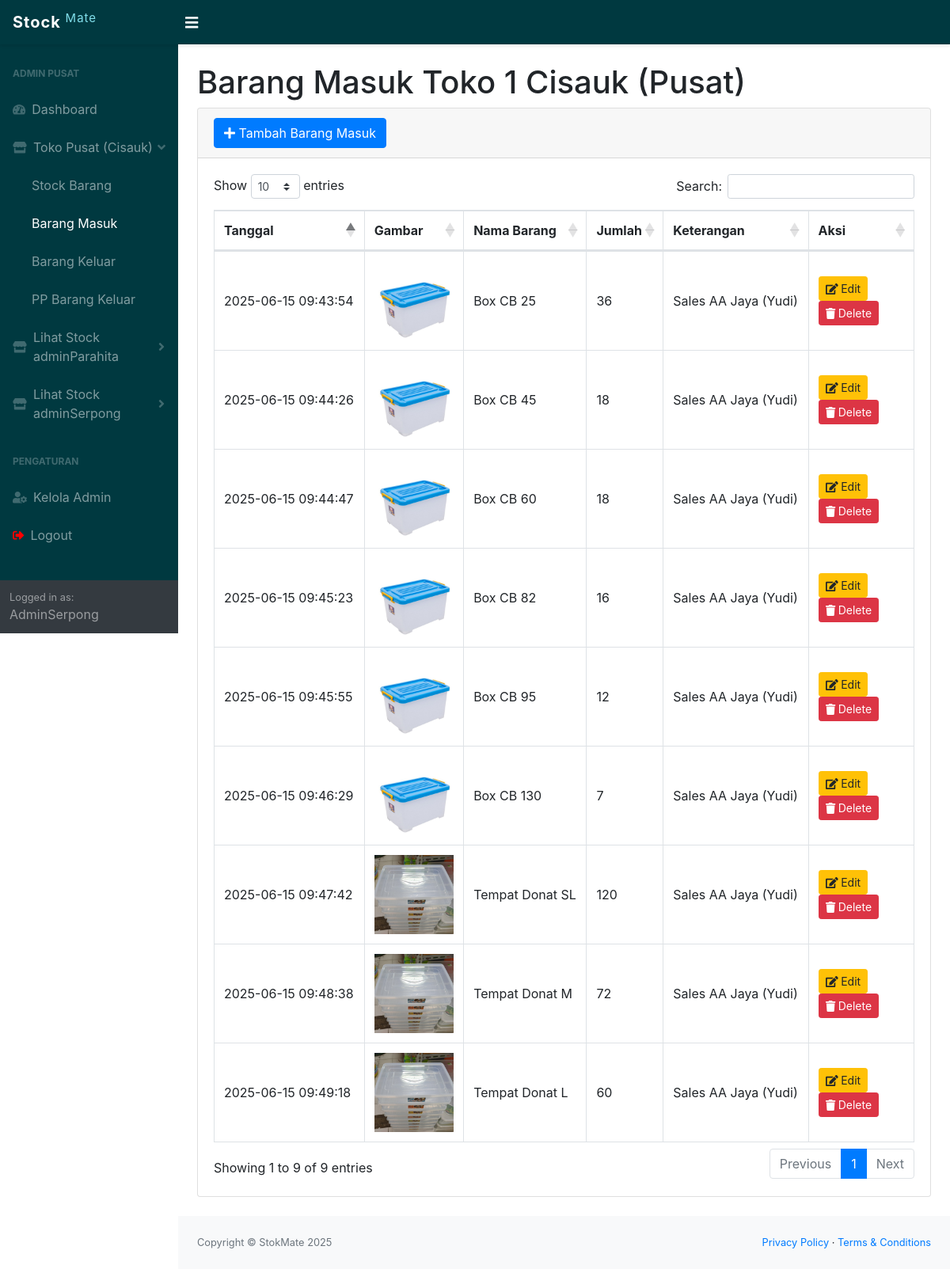
Screenshot of /admin/masuk.php (signed in) with the database file from the repository.
### tables this page shows
CREATE TABLE `pusatmasuk` (
  `idmasuk` int(11) NOT NULL,
  `idbarang` int(11) NOT NULL,
  `tanggal` timestamp NOT NULL DEFAULT current_timestamp() ON UPDATE current_timestamp(),
  `keterangan` varchar(50) NOT NULL,
  `qty` int(11) NOT NULL
);

CREATE TABLE `pusatstock` (
  `idbarang` int(11) NOT NULL,
  `namabarang` varchar(50) NOT NULL,
  `deskripsi` varchar(50) NOT NULL,
  `stock` int(11) NOT NULL DEFAULT 0,
  `image` varchar(99) DEFAULT NULL
);

### admin/masuk.php (the view, shortened to what this page needs)
<?php
$store_name = "Toko 1 Cisauk (Pusat)";
$store_prefix = "pusat";
?>
<!DOCTYPE html>
<html lang="en">
    <head>
        <link href="../css/styles.css" rel="stylesheet" />
        <link href="https://cdn.datatables.net/1.10.20/css/dataTables.bootstrap4.min.css" rel="stylesheet" />
    </head>
    <body class="sb-nav-fixed">
        <nav class="sb-topnav navbar navbar-expand navbar-dark" style="background-color: #003940; box-shadow: 0 2px 4px rgba(0,0,0,0.1);">
            <a class="navbar-brand" href="index.php" style="font-weight: bold; letter-spacing: 1px;">
                Stock <sup style="color: #80DEEA; font-weight: normal;">Mate</sup>
            </a>
            <button class="btn btn-link btn-sm order-1 order-lg-0" id="sidebarToggle" href="#" style="color: #ffffff; transition: transform 0.3s ease;">
                <i class="fas fa-bars fa-lg"></i>
            </button>
        </nav>
        <div id="layoutSidenav">
             <?php require '_sidebar.php';  ?>
            <div id="layoutSidenav_content">
                <main>
                    <div class="container-fluid">
                         <h1 class="mt-4">Barang Masuk <?= $store_name; ?></h1>
                        <div class="card mb-4">
                            <div class="card-header">
                               <button type="button" class="btn btn-primary" data-toggle="modal" data-target="#myModal">
                                <i class="fas fa-plus"></i> Tambah Barang Masuk
                              </button>
                            </div>
                            <div class="card-body">
                             <div class="table-responsive">
                                <table class="table table-bordered table-hover" id="dataTable" width="100%" cellspacing="0">
                                    <thead>
                                    <tr>
                                        <th>Tanggal</th>
                                        <th>Gambar</th>
                                        <th>Nama Barang</th>
                                        <th>Jumlah</th>
                                        <th>Keterangan</th>
                                        <th>Aksi</th>
                                    </tr>
                                    </thead>
                                    <tbody>
                                       <?php
                                        $ambilsemuadatastock = mysqli_query($conn, "select * from " . $store_prefix . "masuk m, " . $store_prefix . "stock s where s.idbarang = m.idbarang order by m.tanggal DESC");
                                        while($data=mysqli_fetch_array($ambilsemuadatastock)){
                                            $idm = $data['idmasuk'];
                                            $tanggal = $data['tanggal'];
                                            $namabarang = htmlspecialchars($data['namabarang']);
                                            $qty = htmlspecialchars($data['qty']);
                                            $keterangan = htmlspecialchars($data['keterangan']);
                                            $gambar = $data['image'];
                                            if($gambar==null || !file_exists("../images/".$gambar)){
                                                $img = 'No Photo';
                                            } else {
                                                $img = '<img src="../images/'.htmlspecialchars($gambar).'" class="zoomable" alt="'.$namabarang.'">';
                                            }
                                        ?>
                                        <tr>
                                            <td><?=$tanggal;?></td>
                                            <td><?=$img;?></td>
                                            <td><?=$namabarang;?></td>
                                            <td><?=$qty;?></td>
                                            <td><?=$keterangan;?></td>
                                            <td>
                                                <button type="button" class="btn btn-warning btn-sm" data-toggle="modal" data-target="#edit<?=$idm;?>"> <i class="fas fa-edit"></i> Edit</button>
                                                <button type="button" class="btn btn-danger btn-sm" data-toggle="modal" data-target="#delete<?=$idm;?>"> <i class="fas fa-trash"></i> Delete</button>
                                            </td>
                                        </tr>
                                        <?php }; ?>
                                    </tbody>
                                    </table>
                                </div>
                            </div>
                        </div>
                    </div>
                </main>
                <footer class="py-4 bg-light mt-auto">
                     <div class="container-fluid">
                        <div class="d-flex align-items-center justify-content-between small">
                             <div class="text-muted">Copyright &copy; StokMate 2025</div> <div>
                                <a href="#">Privacy Policy</a>
                                &middot;
                                <a href="#">Terms &amp; Conditions</a>
                            </div>
                        </div>
                    </div>
                </footer>
            </div>
        </div>
    </body>
</html>

### admin/masuk.php (style rules this page uses)
.zoomable { width: 100px; }
.table-responsive { overflow-x: visible; }
td { vertical-align: middle !important; }

### rows the page displays
pusatmasuk: tanggal "2025-06-15 09:49:18", idbarang.image (picture), idbarang.namabarang "Tempat Donat L", qty "60", keterangan "Sales AA Jaya (Yudi)"
pusatmasuk: tanggal "2025-06-15 09:48:38", idbarang.image (picture), idbarang.namabarang "Tempat Donat M", qty "72", keterangan "Sales AA Jaya (Yudi)"
pusatmasuk: tanggal "2025-06-15 09:47:42", idbarang.image (picture), idbarang.namabarang "Tempat Donat SL", qty "120", keterangan "Sales AA Jaya (Yudi)"
pusatmasuk: tanggal "2025-06-15 09:46:29", idbarang.image (picture), idbarang.namabarang "Box CB 130", qty "7", keterangan "Sales AA Jaya (Yudi)"
pusatmasuk: tanggal "2025-06-15 09:45:55", idbarang.image (picture), idbarang.namabarang "Box CB 95", qty "12", keterangan "Sales AA Jaya (Yudi)"
pusatmasuk: tanggal "2025-06-15 09:45:23", idbarang.image (picture), idbarang.namabarang "Box CB 82", qty "16", keterangan "Sales AA Jaya (Yudi)"
pusatmasuk: tanggal "2025-06-15 09:44:47", idbarang.image (picture), idbarang.namabarang "Box CB 60", qty "18", keterangan "Sales AA Jaya (Yudi)"
pusatmasuk: tanggal "2025-06-15 09:44:26", idbarang.image (picture), idbarang.namabarang "Box CB 45", qty "18", keterangan "Sales AA Jaya (Yudi)"
pusatmasuk: tanggal "2025-06-15 09:43:54", idbarang.image (picture), idbarang.namabarang "Box CB 25", qty "36", keterangan "Sales AA Jaya (Yudi)"

### other values shown
$_SESSION['roles'] "AdminSerpong"
$store_name "Toko 1 Cisauk (Pusat)"
